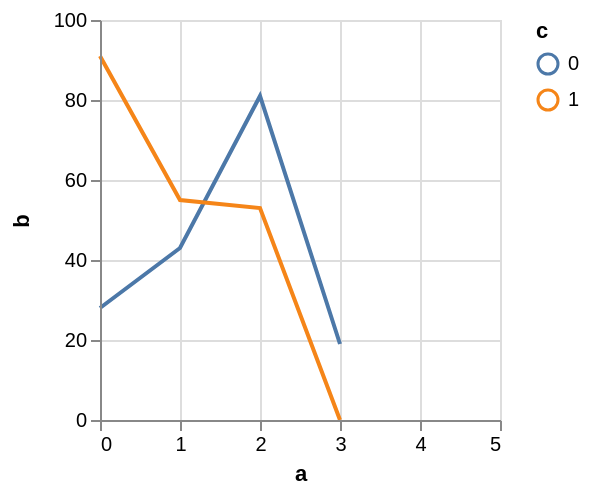

Here is the Vega-Lite specification saved for this chart:
### Vega specification from a JSON file in a GitHub repository (floating-point values rounded to 4 significant figures)
{"$schema": "https://vega.github.io/schema/vega/v4.json", "autosize": "pad", "padding": 5, "width": 200, "height": 200, "style": "cell", "data": [{"name": "source_0", "values": [{"a": 0, "b": 28, "c": 0}, {"a": 0, "b": 91, "c": 1}, {"a": 1, "b": 43, "c": 0}, {"a": 1, "b": 55, "c": 1}, {"a": 2, "b": 81, "c": 0}, {"a": 2, "b": 53, "c": 1}, {"a": 3, "b": 19, "c": 0}]}, {"name": "data_0", "source": "source_0", "transform": [{"type": "impute", "field": "b", "key": "a", "method": "value", "groupby": ["c"], "value": null}, {"type": "formula", "expr": "datum.b === null ? 0 : datum.b", "as": "b"}]}], "marks": [{"name": "pathgroup", "type": "group", "from": {"facet": {"name": "faceted_path_main", "data": "data_0", "groupby": ["c"]}}, "encode": {"update": {"width": {"field": {"group": "width"}}, "height": {"field": {"group": "height"}}}}, "marks": [{"name": "marks", "type": "line", "style": ["line"], "sort": {"field": "datum[\"a\"]", "order": "descending"}, "from": {"data": "faceted_path_main"}, "encode": {"update": {"stroke": {"scale": "color", "field": "c"}, "tooltip": {"signal": "{\"a\": format(datum[\"a\"], \"\"), \"b\": format(datum[\"b\"], \"\"), \"c\": ''+datum[\"c\"]}"}, "x": {"scale": "x", "field": "a"}, "y": {"scale": "y", "field": "b"}, "defined": {"signal": "datum[\"a\"] !== null && !isNaN(datum[\"a\"]) && datum[\"b\"] !== null && !isNaN(datum[\"b\"])"}}}}]}], "scales": [{"name": "x", "type": "linear", "domain": {"data": "data_0", "field": "a"}, "range": [0, {"signal": "width"}], "nice": 1, "zero": false}, {"name": "y", "type": "linear", "domain": {"data": "data_0", "field": "b"}, "range": [{"signal": "height"}, 0], "nice": true, "zero": true}, {"name": "color", "type": "ordinal", "domain": {"data": "data_0", "field": "c", "sort": true}, "range": "category"}], "axes": [{"scale": "x", "orient": "bottom", "grid": false, "title": "a", "labelFlush": true, "labelOverlap": true, "tickCount": {"signal": "ceil(width/40)"}, "zindex": 1}, {"scale": "x", "orient": "bottom", "gridScale": "y", "grid": true, "tickCount": {"signal": "ceil(width/40)"}, "domain": false, "labels": false, "maxExtent": 0, "minExtent": 0, "ticks": false, "zindex": 0}, {"scale": "y", "orient": "left", "grid": false, "title": "b", "labelOverlap": true, "tickCount": {"signal": "ceil(height/40)"}, "zindex": 1}, {"scale": "y", "orient": "left", "gridScale": "x", "grid": true, "tickCount": {"signal": "ceil(height/40)"}, "domain": false, "labels": false, "maxExtent": 0, "minExtent": 0, "ticks": false, "zindex": 0}], "legends": [{"stroke": "color", "direction": "vertical", "gradientLength": {"signal": "clamp(height, 64, 200)"}, "title": "c"}], "config": {"axisY": {"minExtent": 30}}}
